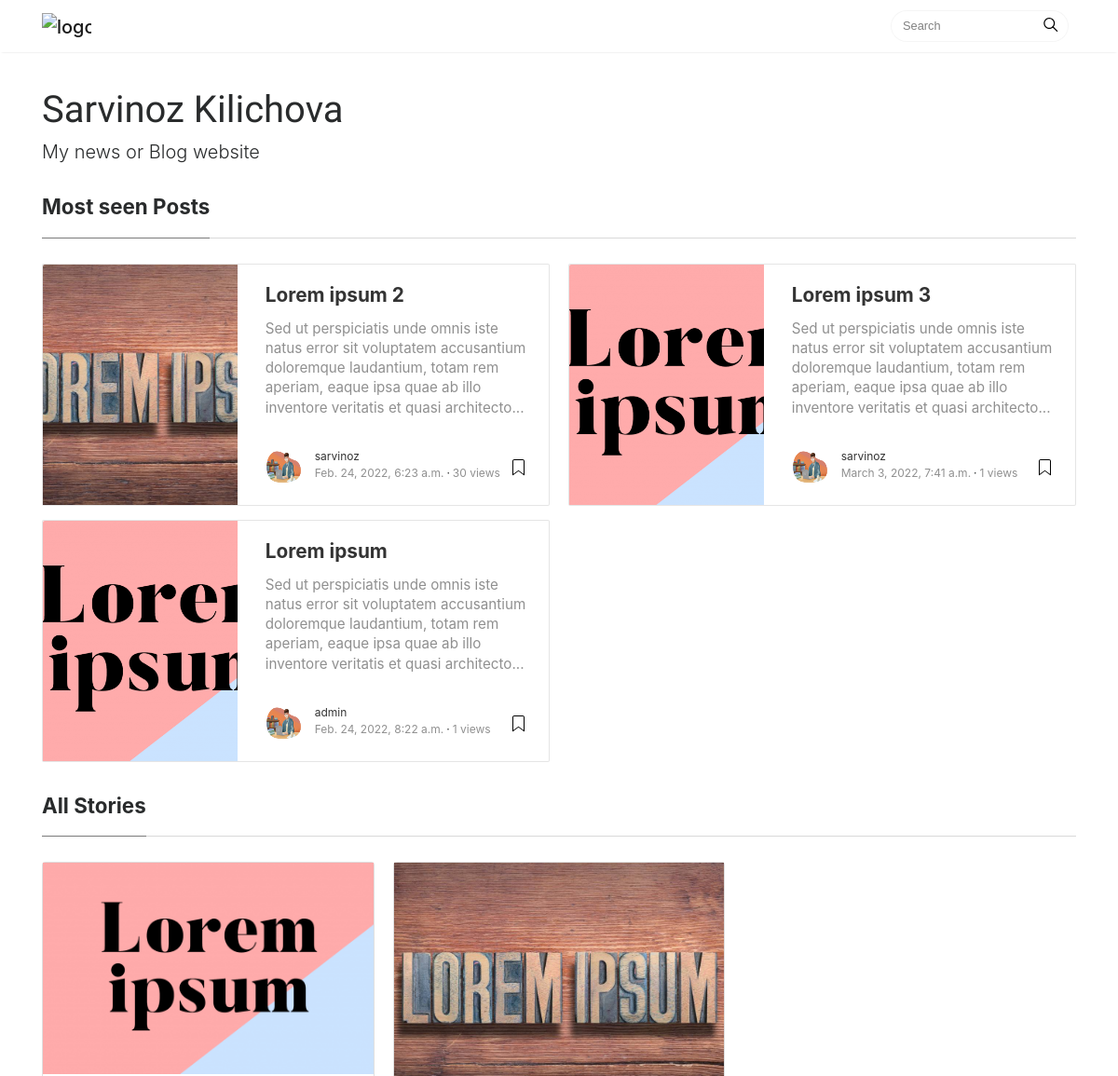
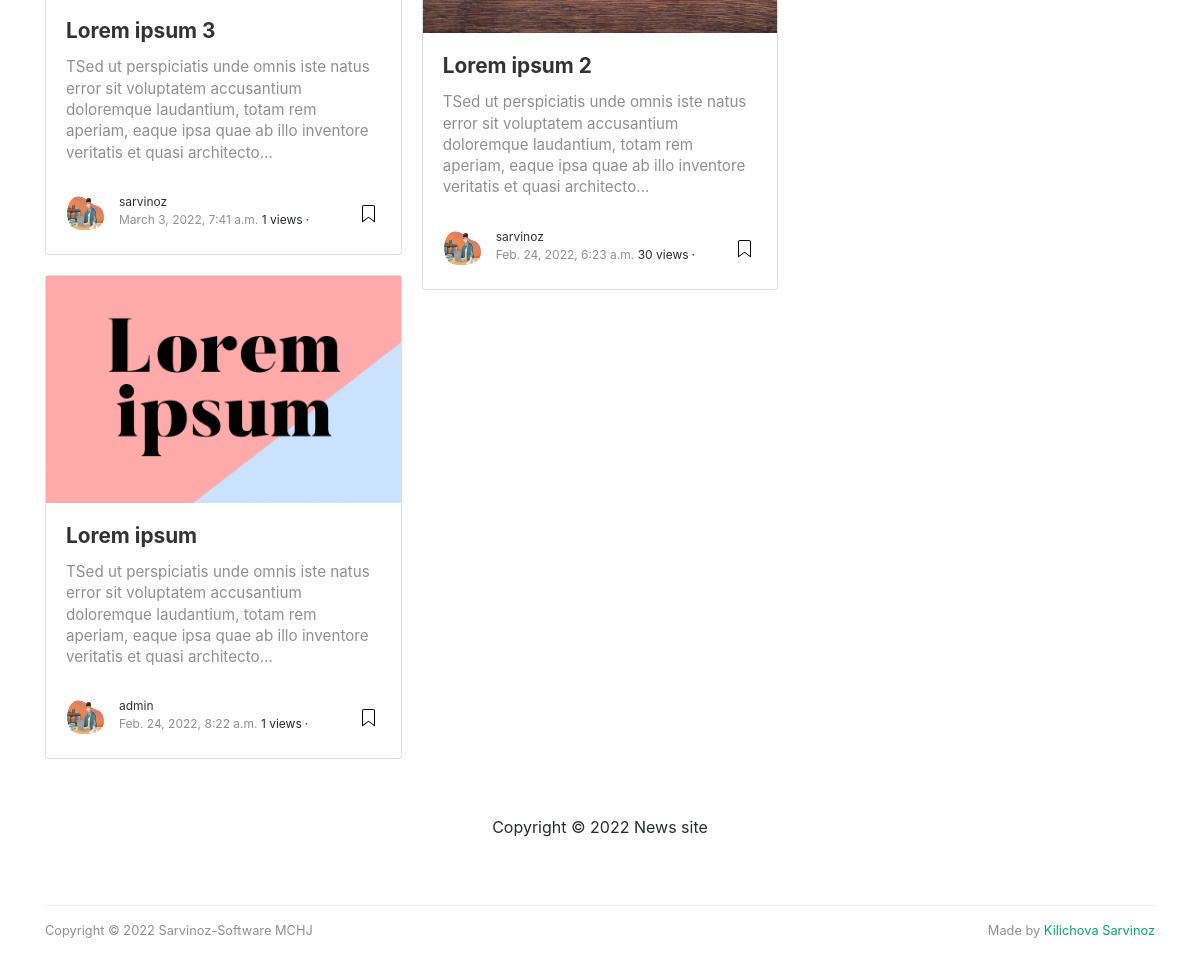
The page / on the database its author committed (2 pictures, top to bottom).
### App/models.py (models this page shows, shortened)
class Post(models.Model):
  title =  models.CharField(max_length=200, unique=True)
  slug =   models.SlugField(max_length=200, unique=True)
  author = models.ForeignKey(user_profile, null=True,  on_delete=models.CASCADE, related_name='post')
  created_on = models.DateTimeField(auto_now_add=True)
  updated_on = models.DateTimeField(auto_now=True)
  content = models.TextField()
  image= models.ImageField(upload_to='images/', null=True, verbose_name="")
  count = models.IntegerField(default=0)
  status = models.IntegerField(choices=STATUS, default=0)
  class Meta:
    ordering = ['-count']
    ordering = ['-created_on']

class user_profile(models.Model):
  slug =   models.SlugField(max_length=200, unique=True, default=0)
  user = models.OneToOneField(User, null=True, on_delete=models.CASCADE)
  bio = models.TextField()
  picture = models.ImageField(upload_to='images/users', null=True, verbose_name="")
  status = models.IntegerField(default=0)
  def __str__(self):
    return str(self.user)

### App/views.py (the view)
# urls.py: path('', views.PostList.as_view(), name="home"),
class PostList(generic.ListView):
    model = Post
    def get_context_data(self, *args, **kwargs):
      context = super(PostList, self).get_context_data(*args, **kwargs)
      context['count'] = Post.objects.filter(status=1).order_by('-count')[:4]
      context['ordered'] = Post.objects.filter(status=1).order_by('-created_on')
      return context
    template_name = 'index.html'

### App/templates/index.html (shortened to what this page needs)
{% extends "base.html" %}
{% block content %}
{% load static %}
<div class="container">
	<div class="mainheading">
		<h1 class="sitetitle">Sarvinoz Kilichova</h1>
		<p class="lead">
			 My news or Blog website
		</p>
	</div>
	<section class="featured-posts">
	<div class="section-title">
		<h2><span>Most seen Posts</span></h2>
	</div>
	<div class="card-columns listfeaturedtag">
    {% for post in count %}
		<div class="card">
			<div class="row">
				<div class="col-md-5 wrapthumbnail">
					<a href="{% url 'post_detail' post.slug  %}">
						<div class="thumbnail" style="background-image:url('static/{{ post.image  }}');">
						</div>
					</a>
				</div>
				<div class="col-md-7">
					<div class="card-block">
						<h2 class="card-title"><a href="{% url 'post_detail' post.slug  %}">{{ post.title }}</a></h2>
						<h4 class="card-text">{{post.content|slice:":180"}}...</h4>
						<div class="metafooter">
							<div class="wrapfooter">
								<span class="meta-footer-thumb">
									<a href="{% url 'author' post.author.slug  %}"><img class="author-thumb" src="{% static post.author.picture %}"></a>
								</span>
								<span class="author-meta">
								<span class="post-name"><a href="{% url 'author' post.author.slug  %}">{{ post.author }}</a></span><br/>
								<span class="post-date">{{ post.created_on}}</span><span class="dot"></span><span class="post-read">{{ post.count }} views</span>
								</span>
								<span class="post-read-more"><a href="{% url 'post_detail' post.slug  %}" title="Read Story"></a></span>
							</div>
						</div>
					</div>
				</div>
			</div>
		</div>
  {% endfor %}
	</div>
	</section>
	<section class="recent-posts">
	<div class="section-title">
		<h2><span>All Stories</span></h2>
	</div>
	<div class="card-columns listrecent">
		{% for post in ordered %}
		<div class="card">
			<a href="{% url 'post_detail' post.slug  %}">
				<img class="img-fluid" src="static/{{post.image}}" alt="">
			</a>
			<div class="card-block">
				<h2 class="card-title"><a href="{% url 'post_detail' post.slug  %}">{{ post.title }}</a></h2>
				<h4 class="card-text">T{{post.content|slice:":180"}}...</h4>
				<div class="metafooter">
					<div class="wrapfooter">
						<span class="meta-footer-thumb">
							<a href="{% url 'author' post.author.slug  %}"><img class="author-thumb" src="{% static post.author.picture %}"></a>
						</span>
						<span class="author-meta">
						<span class="post-name"><a href="{% url 'author' post.author.slug  %}">{{ post.author }}</a></span><br/>
						<span class="post-date">{{ post.created_on}}</span><span class="dot"> {{ post.count }} views</span>
						</span>
						<span class="post-read-more"><a href="{% url 'post_detail' post.slug  %}" title="Read Story"></a></span>
					</div>
				</div>
			</div>
		</div>
		{% endfor %}
	</div>
	</section>
{%endblock%}

### App/templates/base.html (shortened to what this page needs)
{% load static %}
<!DOCTYPE html>
<html lang="en">
<head>
<link href="{% static '/css/bootstrap.min.css' %}" rel="stylesheet">
<link href="https://maxcdn.bootstrapcdn.com/font-awesome/4.7.0/css/font-awesome.min.css" rel="stylesheet">
<link href="{% static '/css/mediumish.css' %}" rel="stylesheet">
</head>
<body>
<nav class="navbar navbar-toggleable-md navbar-light bg-white fixed-top mediumnavigation">
<div class="container">
	<a class="navbar-brand" href="{% url 'home' %}">
	<img src="{% static '/img/logo.png' %}" alt="logo">
	</a>
	<div class="collapse navbar-collapse" id="navbarsExampleDefault">
		<form class="form-inline my-2 my-lg-0" action='{% url "search_results" %}' method="get">
			<input class="form-control mr-sm-2" type="text" placeholder="Search" name="search">
			<span class="search-icon"><svg class="svgIcon-use" width="25" height="25" viewbox="0 0 25 25"><path d="M20.067 18.933l-4.157-4.157a6 6 0 1 0-.884.884l4.157 4.157a.624.624 0 1 0 .884-.884zM6.5 11c0-2.62 2.13-4.75 4.75-4.75S16 8.38 16 11s-2.13 4.75-4.75 4.75S6.5 13.62 6.5 11z"></path></svg></span>
		</form>
	</div>
</div>
</nav>
  {% block content %}{% endblock content %}
  <footer class="py-3 bg-grey">
    <p class="m-0 text-dark text-center ">Copyright &copy; 2022 News site </p>
  </footer>
</body>
</html>
<div class="footer">
  <p class="pull-left">
     Copyright &copy; 2022 Sarvinoz-Software MCHJ
  </p>
  <p class="pull-right">
     Made by <a target="_blank" href="https://www.wowthemes.net">Kilichova Sarvinoz</a>
  </p>
  <div class="clearfix">
  </div>
</div>
</body>
</html>

### static/css/mediumish.css (style rules this page uses)
body { padding-top:5rem; }
.mainheading { padding:1rem 0rem; }
a { color:#00ab6b; }
a,a:hover { transition:all 0.2s; }
.mediumnavigation { background:rgba(255,255,255,.97); box-shadow:0 2px 2px -2px rgba(0,0,0,.15); }
section { margin-bottom:20px; }
.section-title h2 { border-bottom:1px solid rgba(0,0,0,.15); margin-bottom:25px; font-weight:700; font-size:1.4rem; margin-bottom:27px; }
.section-title span { border-bottom:1px solid rgba(0,0,0,.44); display:inline-block; padding-bottom:20px; margin-bottom:-1px; }
@media (min-width:576px) { .card-columns.listfeaturedtag { -webkit-column-count:2; -moz-column-count:2; column-count:2; } }
.card-columns .card { margin-bottom:20px; }
.listfeaturedtag .wrapthumbnail { height:258px; flex:0 0 auto; }
.listfeaturedtag .card { border:1px solid rgba(0,0,0,.1); border-radius:2px; height:260px; padding-left:0; margin-bottom:15px; }
.listfeaturedtag .thumbnail { background-size:cover; height:100%; display:block; background-position:38% 22% !important; background-origin:border-box!important; border-top-left-radius:2px; }
.listfeaturedtag .card-block { padding-left:0; }
.listfeaturedtag h2.card-title,.listrecent h2.card-title { font-size:1.3rem; font-weight:700; line-height: 1.25; }
.listfeaturedtag h2.card-title a,.listrecent h2.card-title a { color:rgba(0,0,0,.8); }
.listfeaturedtag h4.card-text,.listrecent h4.card-text { color:rgba(0,0,0,.44); font-size:0.95rem; line-height:1.4; font-weight:400; }
.listfeaturedtag .wrapfooter { position:absolute; bottom:20px; font-size:12px; display:block; width:85%; }
.listrecent .wrapfooter { font-size:12px; margin-top:30px; }
.author-thumb { width:40px; height:40px; float:left; margin-right:13px; border-radius:100%; }
.author-meta { flex:1 1 auto; white-space:nowrap!important; text-overflow:ellipsis!important; overflow:hidden!important; }
span.post-name,span.post-date,span.author-meta { display:inline-block; }
span.post-date,span.post-read { color:rgba(0,0,0,.44); }
span.post-read-more { align-items:center; display:inline-block; float:right; margin-top:8px; }
span.post-read-more a { color:rgba(0,0,0,.44); }
span.post-name a,span.post-read-more a:hover { color:rgba(0,0,0,.8); }
.dot:after { content:"·"; margin-left:3px; margin-right:3px; }
.mediumnavigation .form-control { font-size:0.8rem; border-radius:30px; overflow:hidden; border:1px solid rgba(0,0,0,0.04); }
.mediumnavigation .form-inline { margin-left:15px; }
.mediumnavigation .navbar-brand { font-weight:500; }
.mediumnavigation .search-icon { margin-left:-40px; display:inline-block; margin-top:3px; cursor:pointer; }
.mediumnavigation .navbar-brand img { max-height:30px; margin-right:5px; }
.mainheading h1.sitetitle { font-family:Righteous; }
.footer { border-top:1px solid rgba(0,0,0,.05)!important; padding-top:15px; padding-bottom:12px; font-size:0.8rem; color:rgba(0,0,0,.44); margin-top:50px; }
.card { border-radius:4px; }

### rows shown on the page
Post: image (picture), title "Lorem ipsum 2", content "Sed ut perspiciatis unde omnis iste natus error sit voluptatem accusantium doloremque laudantium, totam rem aperiam, eaque ipsa quae ab illo inventore veritatis et quasi architecto", author.picture (picture), author "sarvinoz", created_on "Feb. 24, 2022, 6:23 a.m.", count "30"
Post: image (picture), title "Lorem ipsum", content "Sed ut perspiciatis unde omnis iste natus error sit voluptatem accusantium doloremque laudantium, totam rem aperiam, eaque ipsa quae ab illo inventore veritatis et quasi architecto", author.picture (picture), author "admin", created_on "Feb. 24, 2022, 8:22 a.m.", count "1"
Post: image (picture), title "Lorem ipsum 3", content "Sed ut perspiciatis unde omnis iste natus error sit voluptatem accusantium doloremque laudantium, totam rem aperiam, eaque ipsa quae ab illo inventore veritatis et quasi architecto", author.picture (picture), author "sarvinoz", created_on "March 3, 2022, 7:41 a.m.", count "1"
